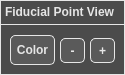
     <widget class="QFrame" name="ImageViewControlsFrame_C">
      <property name="geometry">
       <rect>
        <x>10</x>
        <y>605</y>
        <width>125</width>
        <height>75</height>
       </rect>
      </property>
      <property name="styleSheet">
       <string notr="true">QFrame { 
	background-color: #4b4b4b;
	border: 1px solid #e6e6e6; /* Border  */
}</string>
      </property>
      <property name="frameShape">
       <enum>QFrame::StyledPanel</enum>
      </property>
      <property name="frameShadow">
       <enum>QFrame::Raised</enum>
      </property>
      <widget class="QTextEdit" name="ImageViewFrameHeaderText_C">
       <property name="geometry">
        <rect>
         <x>0</x>
         <y>0</y>
         <width>125</width>
         <height>25</height>
        </rect>
       </property>
       <property name="font">
        <font>
         <pointsize>10</pointsize>
         <weight>75</weight>
         <bold>true</bold>
        </font>
       </property>
       <property name="styleSheet">
        <string notr="true">QTextEdit { 
	background-color: #4b4b4b;
	color: #e6e6e6; /* Text color */
	border: 1px solid #e6e6e6; /* Border  */
}</string>
       </property>
       <property name="verticalScrollBarPolicy">
        <enum>Qt::ScrollBarAlwaysOff</enum>
       </property>
       <property name="horizontalScrollBarPolicy">
        <enum>Qt::ScrollBarAlwaysOff</enum>
       </property>
       <property name="readOnly">
        <bool>true</bool>
       </property>
       <property name="html">
        <string>&lt;!DOCTYPE HTML PUBLIC &quot;-//W3C//DTD HTML 4.0//EN&quot; &quot;http://www.w3.org/TR/REC-html40/strict.dtd&quot;&gt;
&lt;html&gt;&lt;head&gt;&lt;meta name=&quot;qrichtext&quot; content=&quot;1&quot; /&gt;&lt;style type=&quot;text/css&quot;&gt;
p, li { white-space: pre-wrap; }
&lt;/style&gt;&lt;/head&gt;&lt;body style=&quot; font-family:'MS Shell Dlg 2'; font-size:10pt; font-weight:600; font-style:normal;&quot;&gt;
&lt;p style=&quot; margin-top:0px; margin-bottom:0px; margin-left:0px; margin-right:0px; -qt-block-indent:0; text-indent:0px;&quot;&gt;&lt;span style=&quot; font-size:9pt;&quot;&gt;Fiducial Point View&lt;/span&gt;&lt;/p&gt;&lt;/body&gt;&lt;/html&gt;</string>
       </property>
      </widget>
      <widget class="QPushButton" name="ColorFiducialButton_C">
       <property name="geometry">
        <rect>
         <x>10</x>
         <y>35</y>
         <width>45</width>
         <height>30</height>
        </rect>
       </property>
       <property name="font">
        <font>
         <pointsize>9</pointsize>
         <weight>75</weight>
         <bold>true</bold>
        </font>
       </property>
       <property name="styleSheet">
        <string notr="true">QPushButton {
    background-color: #5a5a5a;
    color: #e6e6e6; /* Text color */
    border: 1px solid #e6e6e6; /* Border  */
    border-radius: 5px; /* Optional: Rounded corners */
    padding: 5px; /* Optional: Padding around text */
}

QPushButton:hover {
    background-color: #666f75; /* Grey-blue when hovered */
}

QPushButton:pressed {
    background-color: #7b8e9c; /* More blue when pressed */
}</string>
       </property>
       <property name="text">
        <string>Color</string>
       </property>
      </widget>
      <widget class="QPushButton" name="GrowFiducialButton_C">
       <property name="geometry">
        <rect>
         <x>90</x>
         <y>38</y>
         <width>25</width>
         <height>25</height>
        </rect>
       </property>
       <property name="font">
        <font>
         <pointsize>9</pointsize>
         <weight>75</weight>
         <bold>true</bold>
        </font>
       </property>
       <property name="styleSheet">
        <string notr="true">QPushButton {
    background-color: #5a5a5a;
    color: #e6e6e6; /* Text color */
    border: 1px solid #e6e6e6; /* Border  */
    border-radius: 5px; /* Optional: Rounded corners */
    padding: 5px; /* Optional: Padding around text */
}

QPushButton:hover {
    background-color: #666f75; /* Grey-blue when hovered */
}

QPushButton:pressed {
    background-color: #7b8e9c; /* More blue when pressed */
}</string>
       </property>
       <property name="text">
        <string>+</string>
       </property>
      </widget>
      <widget class="QPushButton" name="ShrinkFiducialButton_C">
       <property name="geometry">
        <rect>
         <x>60</x>
         <y>38</y>
         <width>25</width>
         <height>25</height>
        </rect>
       </property>
       <property name="font">
        <font>
         <pointsize>9</pointsize>
         <weight>75</weight>
         <bold>true</bold>
        </font>
       </property>
       <property name="styleSheet">
        <string notr="true">QPushButton {
    background-color: #5a5a5a;
    color: #e6e6e6; /* Text color */
    border: 1px solid #e6e6e6; /* Border  */
    border-radius: 5px; /* Optional: Rounded corners */
    padding: 5px; /* Optional: Padding around text */
}

QPushButton:hover {
    background-color: #666f75; /* Grey-blue when hovered */
}

QPushButton:pressed {
    background-color: #7b8e9c; /* More blue when pressed */
}</string>
       </property>
       <property name="text">
        <string>-</string>
       </property>
      </widget>
     </widget>
